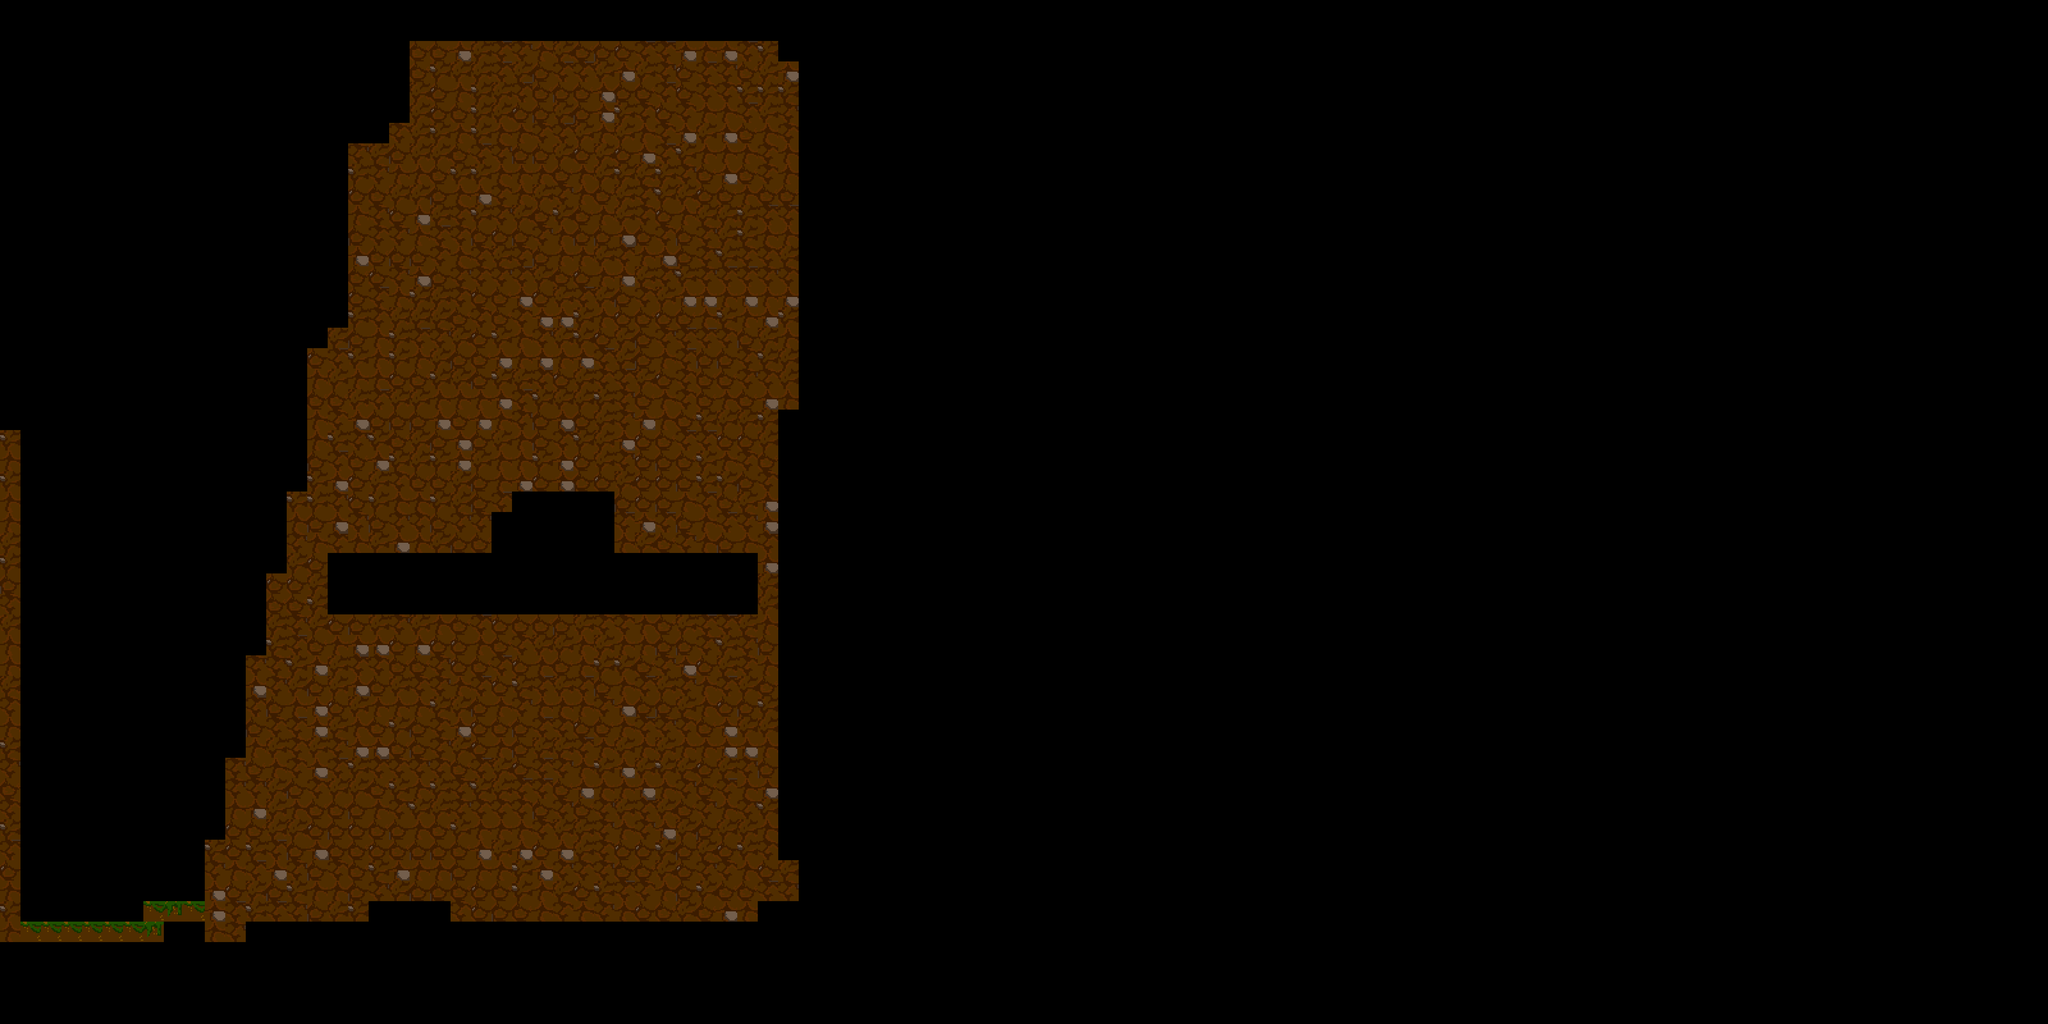

A level layout from a 2D game, rendered from its tile map. Below: a short description, then the map file with tile-grid data replaced by summaries:
An orthogonal 100x50 tile map with 80x80 px tiles, 1 tile layer (Tile Layer 1).

<map version="1.0" tiledversion="2017.10.11" orientation="orthogonal" renderorder="right-down" width="100" height="50" tilewidth="80" tileheight="80" infinite="0" nextobjectid="1">
 <tileset firstgid="1" source="rfrance.tsx" />
 <layer name="Tile Layer 1" width="100" height="50">
  <data>[5000 cells, 980 non-empty, 26 distinct tile ids]</data>
 </layer>
</map>
